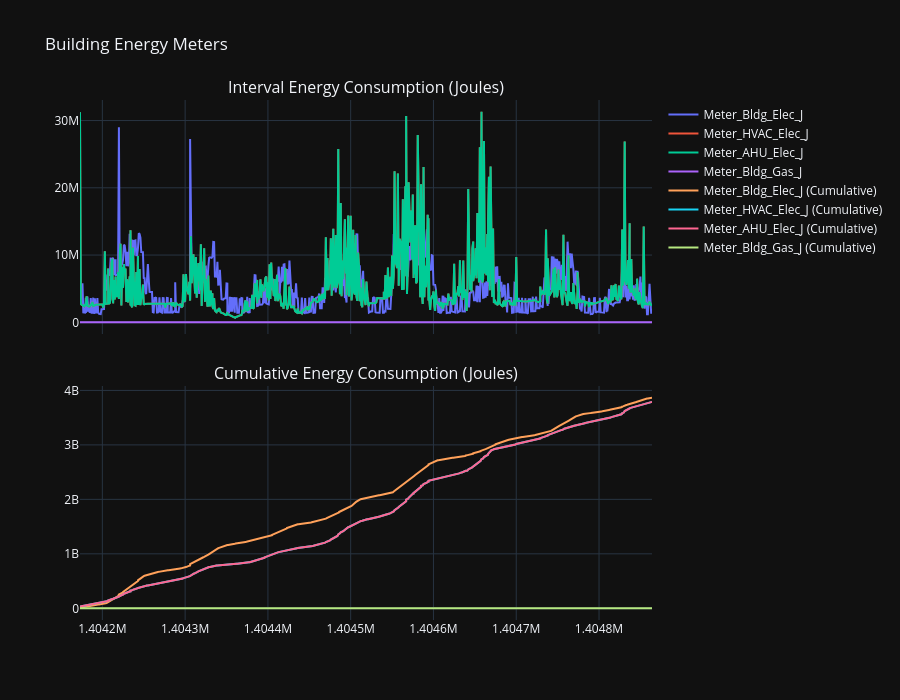

Notebook cell for this chart:
### Code cell
plot_energy_consumption(df)

### Figure 1 — Plotly figure (JSON) as saved in the notebook; plotly's stock layout.template omitted (floating-point values rounded to 4 significant figures; data arrays with more than 128 entries replaced by an {"elided": "..."} marker saying what was removed)
{"data": [{"mode": "lines", "name": "Meter_Bldg_Elec_J", "type": "scatter", "x": {"elided": "768 int values"}, "xaxis": "x", "y": {"elided": "768 float values"}, "yaxis": "y"}, {"mode": "lines", "name": "Meter_HVAC_Elec_J", "type": "scatter", "x": {"elided": "768 int values"}, "xaxis": "x", "y": {"elided": "768 float values"}, "yaxis": "y"}, {"mode": "lines", "name": "Meter_AHU_Elec_J", "type": "scatter", "x": {"elided": "768 int values"}, "xaxis": "x", "y": {"elided": "768 float values"}, "yaxis": "y"}, {"mode": "lines", "name": "Meter_Bldg_Gas_J", "type": "scatter", "x": {"elided": "768 int values"}, "xaxis": "x", "y": {"elided": "768 int values"}, "yaxis": "y"}, {"mode": "lines", "name": "Meter_Bldg_Elec_J (Cumulative)", "type": "scatter", "x": {"elided": "768 int values"}, "xaxis": "x2", "y": {"elided": "768 float values"}, "yaxis": "y2"}, {"mode": "lines", "name": "Meter_HVAC_Elec_J (Cumulative)", "type": "scatter", "x": {"elided": "768 int values"}, "xaxis": "x2", "y": {"elided": "768 float values"}, "yaxis": "y2"}, {"mode": "lines", "name": "Meter_AHU_Elec_J (Cumulative)", "type": "scatter", "x": {"elided": "768 int values"}, "xaxis": "x2", "y": {"elided": "768 float values"}, "yaxis": "y2"}, {"mode": "lines", "name": "Meter_Bldg_Gas_J (Cumulative)", "type": "scatter", "x": {"elided": "768 int values"}, "xaxis": "x2", "y": {"elided": "768 int values"}, "yaxis": "y2"}], "layout": {"annotations": [{"font": {"size": 16}, "showarrow": false, "text": "Interval Energy Consumption (Joules)", "x": 0.5, "xanchor": "center", "xref": "paper", "y": 1, "yanchor": "bottom", "yref": "paper"}, {"font": {"size": 16}, "showarrow": false, "text": "Cumulative Energy Consumption (Joules)", "x": 0.5, "xanchor": "center", "xref": "paper", "y": 0.45, "yanchor": "bottom", "yref": "paper"}], "height": 700, "hovermode": "x unified", "title": {"text": "Building Energy Meters"}, "xaxis": {"anchor": "y", "domain": [0, 1], "matches": "x2", "showticklabels": false}, "xaxis2": {"anchor": "y2", "domain": [0, 1]}, "yaxis": {"anchor": "x", "domain": [0.55, 1]}, "yaxis2": {"anchor": "x2", "domain": [0, 0.45]}}}
